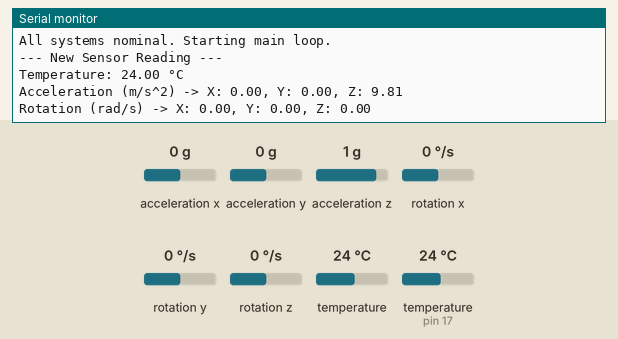
A sketch run on a simulated Arduino Mega 2560, built for the host (arithmetic inside an expression is 32-bit, double 64-bit). Parts: the last lines printed to the serial monitor. The inputs (shaded band) are chosen by the test bench; at power-on: acceleration x 0 g, temperature (sensor on pin 17) 24 °C, acceleration y 0 g, acceleration z 1 g, rotation x 0 °/s, rotation y 0 °/s, rotation z 0 °/s, temperature 24 °C.

Above: at 3.2 s.
3.3 s: acceleration x set to -1.4 g
4.8 s: temperature (sensor on pin 17) set to 12 °C
At 5.6 s:
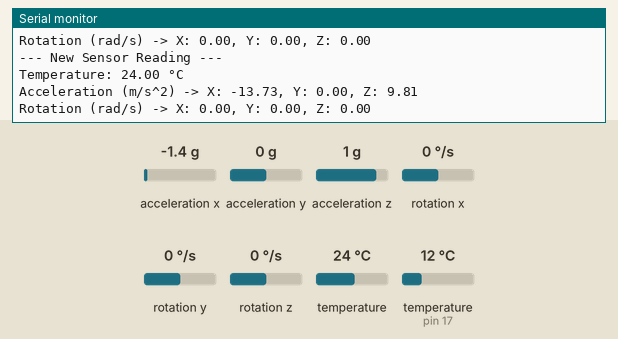
6.3 s: acceleration y set to -1.4 g
At 7.2 s:
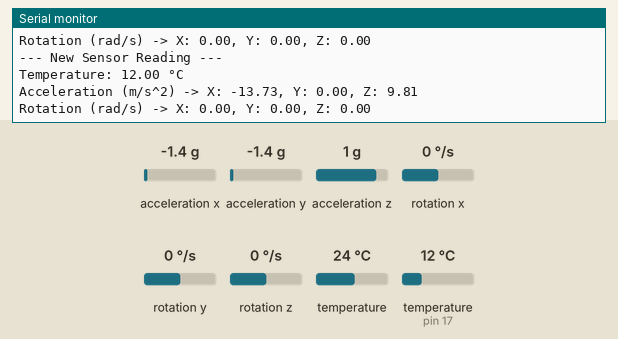
7.8 s: acceleration z set to -1.4 g
At 8.6 s:
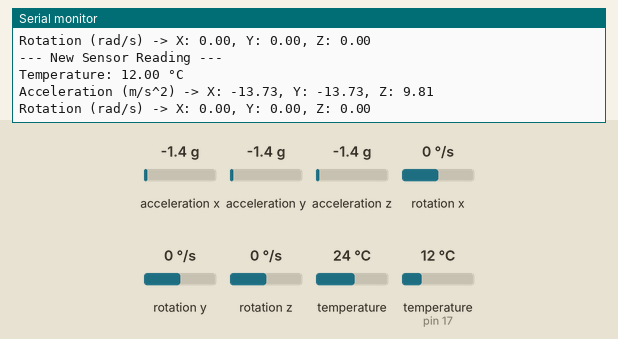
9.3 s: temperature (sensor on pin 17) set to 19 °C
At 10.6 s:
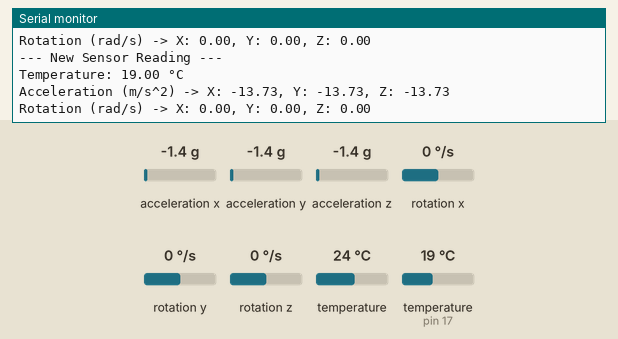
10.8 s: rotation x set to -192 °/s
At 12.3 s:
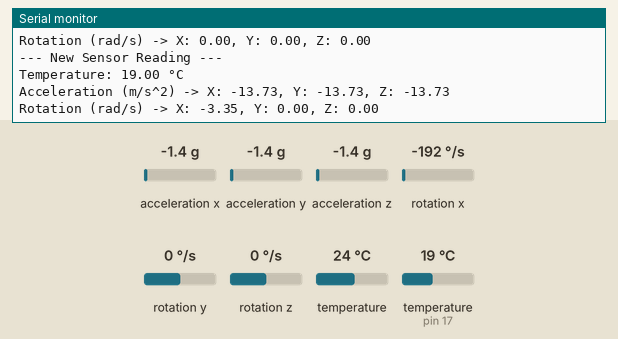
Timing chart, 0 to 13.3 s (numbered marks = the images above; inputs shaded):
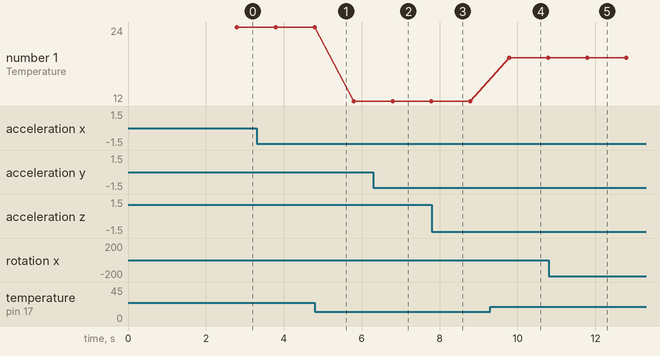

The sketch:

sketch_sep9a.ino
```cpp
#include <Wire.h>
#include <Adafruit_MPU6050.h>
#include <Adafruit_Sensor.h>
#include <OneWire.h>
#include <DallasTemperature.h>

//=============================================================================
// HARDWARE PIN DEFINITIONS
// These pins are based on the definitive "Master Connection Sheet: Super-Node"
// from the project's design specification.[1]
//=============================================================================

// I2C Bus for MPU-6050 Inertial Measurement Unit
#define MPU6050_SDA_PIN 40
#define MPU6050_SCL_PIN 39

// 1-Wire Bus for DS18B20 Digital Temperature Sensor
#define ONEWIRE_BUS_PIN 17

//=============================================================================
// GLOBAL OBJECTS & VARIABLES
//=============================================================================

// Create an MPU-6050 sensor object
Adafruit_MPU6050 mpu;

// Setup a oneWire instance to communicate with any 1-Wire devices
OneWire oneWire(ONEWIRE_BUS_PIN);

// Pass our oneWire reference to Dallas Temperature sensor
DallasTemperature tempSensor(&oneWire);

// Timer for non-blocking loop
unsigned long previousMillis = 0;
const long interval = 1000; // Interval at which to print data (milliseconds)


//=============================================================================
// SETUP FUNCTION - Runs once on boot
//=============================================================================
void setup() {
  // 1. START SERIAL COMMUNICATION
  Serial.begin(115200);
  // A small delay is added to allow the Serial Monitor to connect,
  // especially important when using the native USB CDC interface.
  delay(2000);
  Serial.println("\n\nBooting SETU Super-Node...");
  Serial.println("------------------------------------");

  // 2. INITIALIZE SENSORS SEQUENTIALLY WITH VERBOSE STATUS
  // This approach makes it easy to see exactly which sensor is failing.

  // Initialize I2C bus first
  Wire.begin(MPU6050_SDA_PIN, MPU6050_SCL_PIN);

  // Initialize MPU-6050
  Serial.print("Initializing MPU-6050 (I2C)... ");
  if (!mpu.begin()) {
    Serial.println("FAILED!");
    Serial.println("System Halted. Could not find a valid MPU-6050 sensor.");
    Serial.println("Check I2C wiring (SDA: 40, SCL: 39) and power connections.");
    while (1) { delay(100); } // Halt execution indefinitely
  }
  Serial.println("SUCCESS.");

  // Configure MPU-6050 settings
  mpu.setAccelerometerRange(MPU6050_RANGE_8_G);
  mpu.setGyroRange(MPU6050_RANGE_500_DEG);
  mpu.setFilterBandwidth(MPU6050_BAND_21_HZ);

  // Initialize DS18B20
  Serial.print("Initializing DS18B20 (1-Wire)... ");
  tempSensor.begin();

  // Check if any 1-Wire devices were found
  if (tempSensor.getDeviceCount() == 0) {
    Serial.println("FAILED!");
    Serial.println("System Halted. No DS18B20 sensors found on the 1-Wire bus.");
    Serial.println("Verify connection to GPIO 17 and ensure the mandatory 4.7k pull-up resistor is connected between the data line and 3.3V.");
    while (1) { delay(100); } // Halt execution indefinitely
  }
  Serial.println("SUCCESS.");
  Serial.print("Found ");
  Serial.print(tempSensor.getDeviceCount(), DEC);
  Serial.println(" device(s).");

  Serial.println("------------------------------------");
  Serial.println("All systems nominal. Starting main loop.");
}


//=============================================================================
// MAIN LOOP - Runs repeatedly
//=============================================================================
void loop() {
  // Get current time
  unsigned long currentMillis = millis();

  // This non-blocking structure ensures the loop runs continuously
  // while only printing data at the specified 'interval'.
  if (currentMillis - previousMillis >= interval) {
    // Save the last time data was printed
    previousMillis = currentMillis;

    // --- Read MPU-6050 Data ---
    sensors_event_t a, g, temp;
    mpu.getEvent(&a, &g, &temp);

    // --- Read DS18B20 Data ---
    tempSensor.requestTemperatures(); // Send the command to get temperatures
    float tempC = tempSensor.getTempCByIndex(0); // Read temperature from the first sensor

    // --- Print Data to Serial Monitor ---
    Serial.println("\n--- New Sensor Reading ---");

    // Print Temperature Data
    Serial.print("Temperature: ");
    if (tempC == DEVICE_DISCONNECTED_C) {
      Serial.println("Error: Could not read temperature data.");
    } else {
      Serial.print(tempC);
      Serial.println(" °C");
    }

    // Print Accelerometer Data
    Serial.print("Acceleration (m/s^2) -> ");
    Serial.print("X: ");
    Serial.print(a.acceleration.x);
    Serial.print(", Y: ");
    Serial.print(a.acceleration.y);
    Serial.print(", Z: ");
    Serial.println(a.acceleration.z);

    // Print Gyroscope Data
    Serial.print("Rotation (rad/s) -> ");
    Serial.print("X: ");
    Serial.print(g.gyro.x);
    Serial.print(", Y: ");
    Serial.print(g.gyro.y);
    Serial.print(", Z: ");
    Serial.println(g.gyro.z);
  }
}
```

Measured:
- after the input at 9.3 s, the serial monitor: prints a new line after 0.49 s (image 4)
- after the input at 10.8 s, the serial monitor: prints a new line after 1.0 s (image 5)
- plotted number 1: 24 → 12 after the input at 4.8 s, 12 → 19 after the input at 9.3 s
